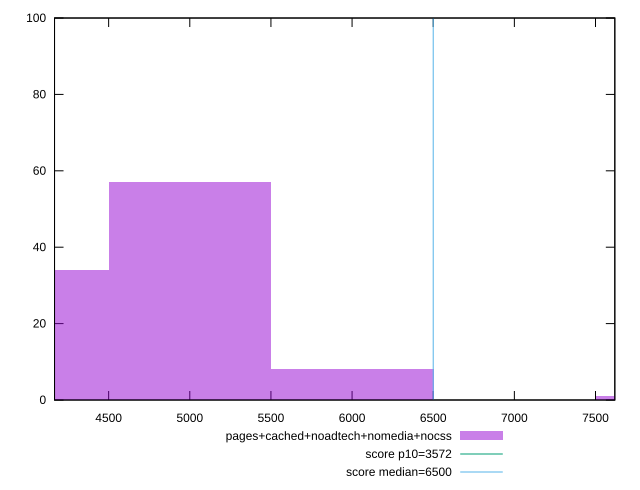

Here is the gnuplot script that generated this plot:
reset

$pagesCachedNoadtechNomediaNocss <<EOF
6002.351196475986 8
5001.959330396656 57
4001.5674643173243 34
8003.1349286346485 1
EOF

set key outside below
set boxwidth 1000.3918660793311
set xrange [4166.56:7619.061]
set yrange [0:100]
set trange [0:100]
set style fill transparent solid 0.5 noborder

set parametric
set terminal svg size 640, 490 enhanced background rgb 'white'
set output "report_00015_2021-02-09T16-11-33.973Z/first-cpu-idle/comparison/histogram/4_vs_5.svg"

plot $pagesCachedNoadtechNomediaNocss title "pages+cached+noadtech+nomedia+nocss" with boxes, \
     3572,t title "score p10=3572", \
     6500,t title "score median=6500"

reset
